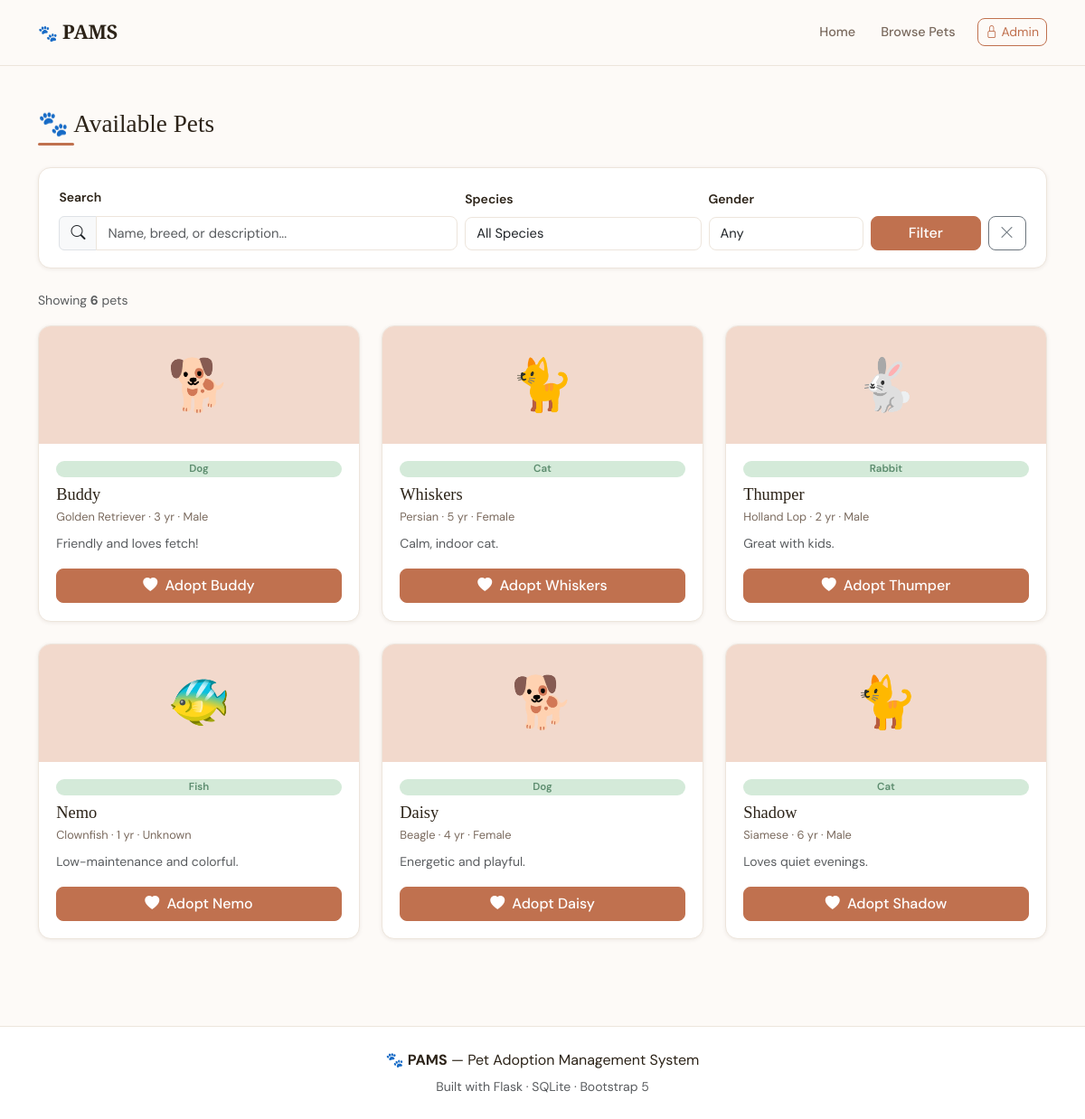
/pets, run on the app's committed database.
### tables this page shows
CREATE TABLE Pets (
            pet_id      INTEGER PRIMARY KEY AUTOINCREMENT,
            name        TEXT    NOT NULL,
            species     TEXT    NOT NULL,
            breed       TEXT,
            age         INTEGER CHECK(age >= 0),
            gender      TEXT    CHECK(gender IN ('Male','Female','Unknown')),
            description TEXT,
            image_url   TEXT    DEFAULT '/static/img/default_pet.png',
            status      TEXT    DEFAULT 'Available'
                        CHECK(status IN ('Available','Pending','Adopted')),
            added_on    TEXT    DEFAULT (DATE('now'))
        );

### app.py (the view)
@app.route('/pets')
def pets():
    db = get_db()
    species_filter = request.args.get('species', '').strip()
    search_query   = request.args.get('q', '').strip()
    gender_filter  = request.args.get('gender', '').strip()
    sql    = "SELECT * FROM Pets WHERE status='Available'"
    params = []
    if species_filter:
        sql += " AND species = ?"
        params.append(species_filter)
    if gender_filter:
        sql += " AND gender = ?"
        params.append(gender_filter)
    if search_query:
        sql += " AND (name LIKE ? OR breed LIKE ? OR description LIKE ?)"
        like = f"%{search_query}%"
        params.extend([like, like, like])
    sql += " ORDER BY added_on DESC"
    pets_list = db.execute(sql, params).fetchall()
    species_list = [r[0] for r in db.execute(
        "SELECT DISTINCT species FROM Pets WHERE status='Available' ORDER BY species"
    ).fetchall()]
    return render_template('pets.html', pets=pets_list,
                           species_list=species_list,
                           active_species=species_filter,
                           active_gender=gender_filter,
                           search_query=search_query)

### app.py (called while the page is built)
def get_db():
    if 'db' not in g:
        g.db = get_db_connection()
    return g.db

### database.py (called while the page is built)
def get_db_connection():
    conn = sqlite3.connect(DB_PATH)
    conn.row_factory = sqlite3.Row
    conn.execute("PRAGMA foreign_keys = ON")   # enforce FK constraints
    conn.execute("PRAGMA journal_mode = WAL")  # better concurrent read perf
    return conn

### templates/pets.html (shortened to what this page needs)
{% extends "base.html" %}
{% block content %}
<div class="container py-5">
  <h2 class="section-title mb-4">🐾 Available Pets</h2>
  <form method="GET" action="{{ url_for('pets') }}" class="filter-bar mb-4">
    <div class="row g-2 align-items-end">
      <div class="col-md-5">
        <label class="form-label small fw-semibold">Search</label>
        <div class="input-group">
          <span class="input-group-text"><i class="bi bi-search"></i></span>
          <input type="text" class="form-control" name="q" placeholder="Name, breed, or description..."
                 value="{{ search_query }}">
        </div>
      </div>
      <div class="col-md-3">
        <label class="form-label small fw-semibold">Species</label>
        <select class="form-select" name="species">
          <option value="">All Species</option>
        </select>
      </div>
      <div class="col-md-2">
        <label class="form-label small fw-semibold">Gender</label>
        <select class="form-select" name="gender">
          <option value="">Any</option>
        </select>
      </div>
      <div class="col-md-2 d-flex gap-2">
        <button type="submit" class="btn btn-primary w-100">Filter</button>
        <a href="{{ url_for('pets') }}" class="btn btn-outline-secondary" title="Clear"><i class="bi bi-x-lg"></i></a>
      </div>
    </div>
  </form>
  <p class="text-muted small mb-3">
    Showing <strong>{{ pets|length }}</strong> pet{{ 's' if pets|length != 1 else '' }}
  </p>
  {% if pets %}
  <div class="row g-4">
    {% for pet in pets %}
    <div class="col-sm-6 col-lg-4">
      <div class="pet-card h-100">
        <div class="pet-card-img-wrap">
          <span class="pet-emoji">{{ '🐕' if pet['species']=='Dog' else '🐈' if pet['species']=='Cat' else '🐇' if pet['species']=='Rabbit' else '🐠' if pet['species']=='Fish' else '🐾' }}</span>
        </div>
        <div class="pet-card-body">
          <span class="badge badge-species">{{ pet['species'] }}</span>
          <h5 class="pet-name mt-2">{{ pet['name'] }}</h5>
          <p class="pet-meta">{{ pet['breed'] or 'Mixed' }} · {{ pet['age'] or '?' }} yr · {{ pet['gender'] }}</p>
          {% if pet['description'] %}
          <p class="pet-desc text-muted small">{{ pet['description'][:80] }}{% if pet['description']|length > 80 %}…{% endif %}</p>
          {% endif %}
          <a href="{{ url_for('adopt', pet_id=pet['pet_id']) }}" class="btn btn-primary w-100 mt-auto">
            <i class="bi bi-heart-fill me-1"></i> Adopt {{ pet['name'] }}
          </a>
        </div>
      </div>
    </div>
    {% endfor %}
  </div>
  {% endif %}
</div>
{% endblock %}

### templates/base.html (shortened to what this page needs)
<!DOCTYPE html>
<html lang="en">
<head>
  <link href="https://cdn.jsdelivr.net/npm/bootstrap@5.3.3/dist/css/bootstrap.min.css" rel="stylesheet">
  <link href="https://cdn.jsdelivr.net/npm/bootstrap-icons@1.11.3/font/bootstrap-icons.css" rel="stylesheet">
  <link rel="stylesheet" href="{{ url_for('static', filename='style.css') }}">
</head>
<body>
<nav class="navbar navbar-expand-lg sticky-top">
  <div class="container">
    <a class="navbar-brand" href="{{ url_for('home') }}">
      <span class="brand-paw">🐾</span> <strong>PAMS</strong>
    </a>
    <div class="collapse navbar-collapse" id="navMenu">
      <ul class="navbar-nav ms-auto align-items-lg-center gap-1">
        <li class="nav-item"><a class="nav-link" href="{{ url_for('home') }}">Home</a></li>
        <li class="nav-item"><a class="nav-link" href="{{ url_for('pets') }}">Browse Pets</a></li>
        {% if session.get('admin_logged_in') %}
        <li class="nav-item dropdown">
          <a class="nav-link dropdown-toggle" href="#" data-bs-toggle="dropdown">
            <i class="bi bi-shield-check"></i> Admin
          </a>
          <ul class="dropdown-menu dropdown-menu-end">
            <li><a class="dropdown-item" href="{{ url_for('admin_dashboard') }}">Dashboard</a></li>
            <li><a class="dropdown-item" href="{{ url_for('admin_pets') }}">Manage Pets</a></li>
            <li><a class="dropdown-item" href="{{ url_for('admin_requests') }}">Adoption Requests</a></li>
            <li><hr class="dropdown-divider"></li>
            <li><a class="dropdown-item text-danger" href="{{ url_for('admin_logout') }}">Logout</a></li>
          </ul>
        </li>
        {% else %}
        <li class="nav-item">
          <a class="btn btn-outline-primary btn-sm ms-2" href="{{ url_for('admin_login') }}">
            <i class="bi bi-lock"></i> Admin
          </a>
        </li>
        {% endif %}
      </ul>
    </div>
  </div>
</nav>
<main>
  {% block content %}{% endblock %}
</main>
<footer class="site-footer mt-5">
  <div class="container text-center py-4">
    <p class="mb-1">🐾 <strong>PAMS</strong> — Pet Adoption Management System</p>
    <p class="text-muted small mb-0">Built with Flask · SQLite · Bootstrap 5</p>
  </div>
</footer>
</body>
</html>

### static/style.css (style rules this page uses)
:root { --clr-primary: #C0714F; --clr-primary-dk: #9E5939; --clr-primary-lt: #F2D9CC; --clr-accent: #5C8C6E; --clr-accent-lt: #D4EAD9; --clr-bg: #FDFAF7; --clr-surface: #FFFFFF; --clr-border: #EDE5DC; --clr-text: #2C2318; --clr-muted: #7A6A5E; --clr-yellow: #F5C842; --radius: 14px; --shadow-sm: 0 1px 4px rgba(60,35,15,.08); --shadow-md: 0 4px 20px rgba(60,35,15,.10); --shadow-lg: 0 8px 40px rgba(60,35,15,.14); --transition: 0.22s ease; }
*, *::before, *::after { box-sizing: border-box; }
body { font-family: 'DM Sans', sans-serif; background: var(--clr-bg); color: var(--clr-text); line-height: 1.65; min-height: 100vh; }
h1,h2,h3,h4,h5,h6 { font-family: 'Playfair Display', serif; color: var(--clr-text); }
a { color: var(--clr-primary); text-decoration: none; }
.btn-primary { background: var(--clr-primary); border-color: var(--clr-primary); color: #fff; border-radius: 8px; font-weight: 500; transition: background var(--transition), transform var(--transition); }
.btn-outline-primary { color: var(--clr-primary); border-color: var(--clr-primary); border-radius: 8px; }
.btn-outline-secondary { border-radius: 8px; }
.form-control, .form-select { border-color: var(--clr-border); border-radius: 8px; font-size: .92rem; background: var(--clr-surface); }
.navbar { background: rgba(253,250,247,.95); backdrop-filter: blur(12px); border-bottom: 1px solid var(--clr-border); padding: .75rem 0; }
.navbar-brand { font-family: 'Playfair Display', serif; font-size: 1.35rem; color: var(--clr-text) !important; letter-spacing: -.01em; }
.brand-paw { font-size: 1.1rem; }
.nav-link { color: var(--clr-muted) !important; font-size: .9rem; font-weight: 500; padding: .4rem .75rem !important; border-radius: 7px; transition: background var(--transition), color var(--transition); }
.section-title { font-size: 1.7rem; position: relative; padding-bottom: .5rem; }
.section-title::after { content: ''; position: absolute; bottom: 0; left: 0; width: 40px; height: 3px; background: var(--clr-primary); border-radius: 2px; }
.pet-card { background: var(--clr-surface); border: 1px solid var(--clr-border); border-radius: var(--radius); overflow: hidden; display: flex; flex-direction: column; box-shadow: var(--shadow-sm); transition: box-shadow var(--transition), transform var(--transition); }
.pet-card-img-wrap { background: var(--clr-primary-lt); display: flex; align-items: center; justify-content: center; height: 130px; font-size: 3.5rem; }
.pet-card-body { padding: 1.2rem; display: flex; flex-direction: column; flex: 1; }
.pet-name { font-family: 'Playfair Display', serif; font-size: 1.15rem; margin-bottom: .2rem; }
.pet-meta { font-size: .8rem; color: var(--clr-muted); margin-bottom: .5rem; }
.pet-desc { flex-grow: 1; }
.badge-species { background: var(--clr-accent-lt); color: var(--clr-accent); font-size: .72rem; font-weight: 600; padding: .2rem .55rem; border-radius: 20px; }
.filter-bar { background: var(--clr-surface); border: 1px solid var(--clr-border); border-radius: var(--radius); padding: 1.2rem 1.4rem; box-shadow: var(--shadow-sm); }
.site-footer { background: var(--clr-surface); border-top: 1px solid var(--clr-border); }

### data on the page
Pets: species "🐕", species "Dog", name "Buddy", breed "Golden Retriever", age "3", gender "Male", description "Friendly and loves fetch!"
Pets: species "🐈", species "Cat", name "Whiskers", breed "Persian", age "5", gender "Female", description "Calm, indoor cat."
Pets: species "🐇", species "Rabbit", name "Thumper", breed "Holland Lop", age "2", gender "Male", description "Great with kids."
Pets: species "🐠", species "Fish", name "Nemo", breed "Clownfish", age "1", gender "Unknown", description "Low-maintenance and colorful."
Pets: species "🐕", species "Dog", name "Daisy", breed "Beagle", age "4", gender "Female", description "Energetic and playful."
Pets: species "🐈", species "Cat", name "Shadow", breed "Siamese", age "6", gender "Male", description "Loves quiet evenings."

### other printed values
{{ pets|length }} "6"
{{ 's' if pets|length != 1 else '' }} "s"
